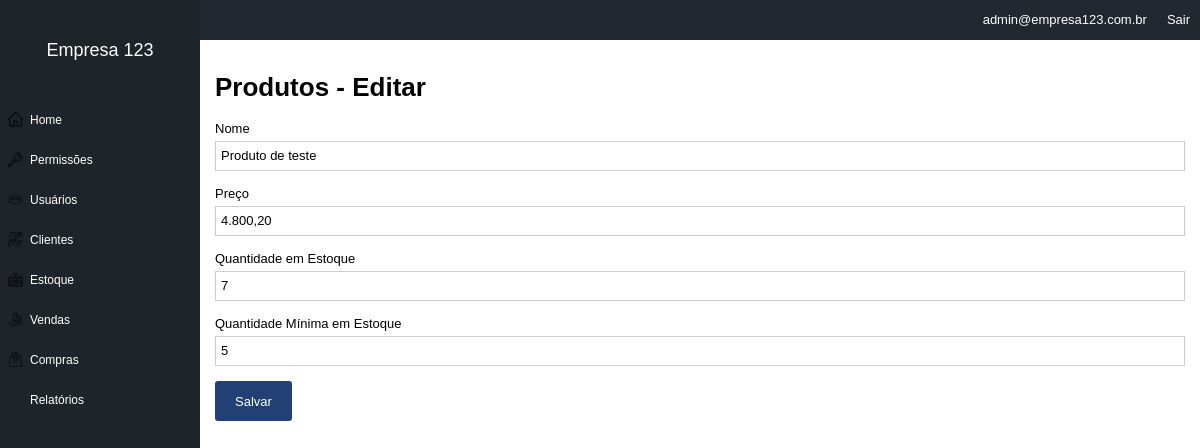
The app's page /inventory/edit/1 (signed in) with its own data.
### tables this page shows
CREATE TABLE IF NOT EXISTS `inventory` (
  `id` int(11) NOT NULL AUTO_INCREMENT,
  `name` varchar(100) NOT NULL,
  `price` float NOT NULL,
  `quant` int(11) NOT NULL,
  `min_quant` int(11) NOT NULL,
  `id_company` int(11) NOT NULL,
  PRIMARY KEY (`id`)
);

### core/controller.php (called while the page is built, shortened)
<?php
class controller{
    public function loadTemplate($viewName, $viewData = array()){
        include 'views/template.php';
    }
    public function loadViewInTemplate($viewName, $viewData = array()){
        extract($viewData);
        include 'views/'.$viewName.'.php';
    }
}
?>

### core/core.php (called while the page is built, shortened)
<?php
class Core{
    public function run(){
        $url = explode("index.php",$_SERVER['PHP_SELF']);
        $url = end($url);
        $params = array();
      if (!empty($url)){
          $url = explode('/', $url);
          array_shift($url);
          array_shift($url);
          if (isset($url[0])){
              $currentAction = $url[0];
              array_shift($url);
          } else {
              $currentAction='index';
          }
          if (count($url)>0){
            $params = $url;
          }
      }else{
          $currentController = 'homeController';
          $currentAction= 'index';
      }
        require_once 'core/controller.php';
      $c =new $currentController();
      call_user_func_array(array($c, $currentAction),$params);
    }
}
?>

### index.php (called while the page is built, shortened)
<?php
require 'config.php';
$core = new Core();
$core -> run();
?>

### core/model.php (called while the page is built, shortened)
<?php
class model{
    public function __construct(){
        global $config;
        $this->db = new PDO("mysql:dbname=".$config['dbname'].';host='.$config['host'],$config['dbuser'],$config['dbpass']);
    }
}
?>

### config.php (called while the page is built, shortened)
<?php
$config = array();
if (ENVIRONMENT == "development"){
    $config['dbname'] = 'contaazul';
    $config['host']= 'localhost';
    $config['dbuser']= 'root';
    $config['dbpass']= '';
}else{
    $config['dbname'] = 'contaazul';
    $config['host']= 'localhost';
    $config['dbuser']= 'root';
    $config['dbpass']= '';
}

### models/Inventory.php (called while the page is built, shortened)
<?php
class Inventory extends model{
    public function getInfo($id, $id_company){
        $sql = $this->db->prepare("SELECT * FROM inventory WHERE id = :id AND id_company = :id_company");
        $sql->bindValue(":id", $id);
        $sql->bindValue(":id_company", $id_company);
        $sql->execute();
        if($sql->rowCount() > 0 ){
            $array = $sql->fetch();
        }
        return $array;
    }
}

### models/Users.php (called while the page is built, shortened)
<?php
class Users extends model {
    private $userInfo;
    public function setLoggedUser(){
        if(isset($_SESSION['ccUser'] )&& !empty($_SESSION['ccUser'])){
           $id = $_SESSION['ccUser'];
           $sql = $this->db->prepare("SELECT * FROM users WHERE id = :id");
           $sql->bindValue(':id', $id);
           $sql->execute();
           if($sql->rowCount() > 0){
                $this->userInfo = $sql->fetch();
           }
        }
    }
    public function getCompany(){
        if(isset($this->userInfo['id_company'])){
             return $this->userInfo['id_company'];
        }else{
            return 0;
        }
    }
}
?>

### views/inventory_edit.php (the view, shortened to what this page needs)
<h1>Produtos - Editar</h1>
<form method="POST">
    <label for="name">Nome</label><br/>
    <input type="text" name="name"     value="<?= $inventory_info['name']; ?>" required/><br/><br/>
    <label for="price">Preço</label><br/>
    <input type="text" name="price"     value="<?= number_format($inventory_info['price'], 2); ?>" required/><br/><br/>
    <label for="quant">Quantidade em Estoque</label><br/>
    <input type="number" name="quant"   value="<?= $inventory_info['quant']; ?>" required/><br/><br/>
    <label for="min_quant">Quantidade Mínima em Estoque</label><br/>
    <input type="text" name="min_quant" value="<?= $inventory_info['min_quant']; ?>" required/><br/><br/>
    <input type ="submit" value="Salvar"/>
</form>

### assets/css/template.css (style rules this page uses)
body { margin:0; padding:0; font-size:13px; font-family: Arial; }
input[type=text], input[type=email], input[type=password], input[type=number], textarea, select { width: 100%; height:30px; font-size: 13px; outline: 0; padding-left:5px; padding-right: 5px; margin-top:5px; border: 1px solid #CCC; }
input[type=submit], button, .button { border:0px; background-color: #224074; color:#FFF; height:40px; line-height: 40px; border-radius:3px; padding-left: 20px; padding-right:20px; cursor:pointer; font-size: 13px; display:inline-block; }

### records on screen
inventory: name "Produto de teste", price "4.800,20", quant "7", min_quant "5"

### other values on screen
$viewData['company_name'] "Empresa 123"
$viewData['user_email'] "admin@empresa123.com.br"
